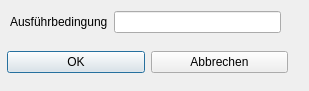
<?xml version="1.0" encoding="UTF-8"?>
<ui version="4.0">
 <class>Dialog_bearb_halt</class>
 <widget class="QDialog" name="Dialog_bearb_halt">
  <property name="geometry">
   <rect>
    <x>0</x>
    <y>0</y>
    <width>309</width>
    <height>91</height>
   </rect>
  </property>
  <property name="windowTitle">
   <string>Dialog</string>
  </property>
  <widget class="QWidget" name="">
   <property name="geometry">
    <rect>
     <x>7</x>
     <y>50</y>
     <width>281</width>
     <height>25</height>
    </rect>
   </property>
   <layout class="QHBoxLayout" name="horizontalLayout">
    <item>
     <widget class="QPushButton" name="btn_ok">
      <property name="text">
       <string>OK</string>
      </property>
      <property name="default">
       <bool>true</bool>
      </property>
     </widget>
    </item>
    <item>
     <widget class="QPushButton" name="btn_abbrechen">
      <property name="text">
       <string>Abbrechen</string>
      </property>
      <property name="autoDefault">
       <bool>false</bool>
      </property>
     </widget>
    </item>
   </layout>
  </widget>
  <widget class="QWidget" name="">
   <property name="geometry">
    <rect>
     <x>10</x>
     <y>10</y>
     <width>271</width>
     <height>24</height>
    </rect>
   </property>
   <layout class="QGridLayout" name="gridLayout">
    <item row="0" column="0">
     <widget class="QLabel" name="label_12">
      <property name="text">
       <string>Ausführbedingung</string>
      </property>
     </widget>
    </item>
    <item row="0" column="1">
     <widget class="QLineEdit" name="lineEdit_afb"/>
    </item>
   </layout>
  </widget>
 </widget>
 <tabstops>
  <tabstop>lineEdit_afb</tabstop>
  <tabstop>btn_ok</tabstop>
  <tabstop>btn_abbrechen</tabstop>
 </tabstops>
 <resources/>
 <connections/>
</ui>
